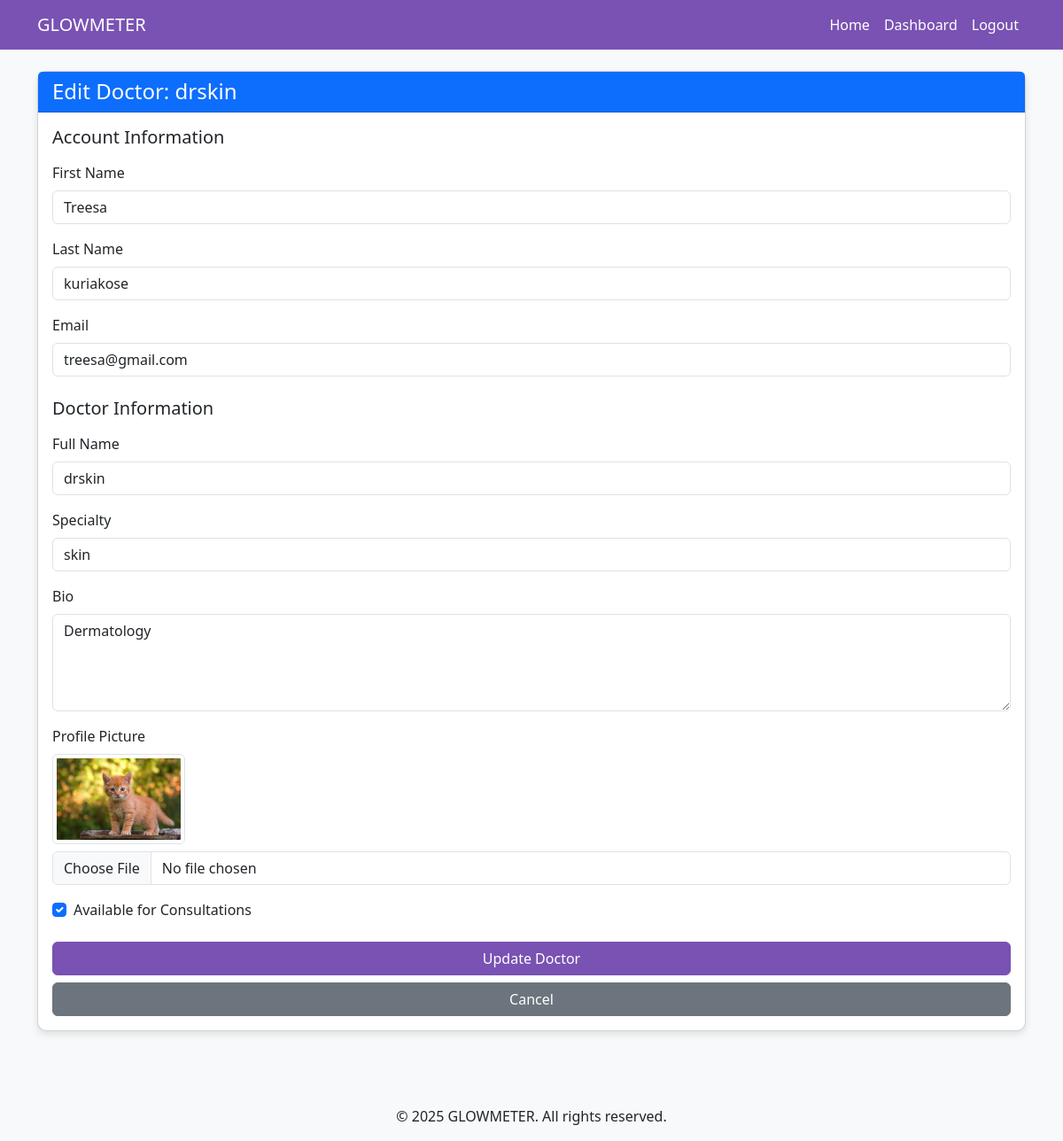
Screenshot of /edit-doctor/1/ (signed in) with the database file from the repository.
### glowmeter_app/models.py (models this page shows, shortened)
class Doctor(models.Model):
    user = models.OneToOneField(User, on_delete=models.CASCADE, related_name='doctor_profile')
    full_name = models.CharField(max_length=100)
    specialty = models.CharField(max_length=100)
    bio = models.TextField()
    profile_picture = models.ImageField(upload_to='doctors/', null=True, blank=True)
    is_available = models.BooleanField(default=True)

class User(AbstractBaseUser, PermissionsMixin):
    username = None
    email = models.EmailField(unique=True)
    first_name = models.CharField(max_length=30, blank=True)
    last_name = models.CharField(max_length=30, blank=True)
    profile_picture = models.ImageField(upload_to='admins/', null=True, blank=True)
    is_active = models.BooleanField(default=True)
    is_staff = models.BooleanField(default=False)
    is_doctor = models.BooleanField(default=False)
    is_admin = models.BooleanField(default=False)
    date_joined = models.DateTimeField(auto_now_add=True)
    USERNAME_FIELD = 'email'
    REQUIRED_FIELDS = []
    objects = UserManager()

### glowmeter_app/views.py (the view)
# urls.py: path('edit-doctor/<int:doctor_id>/', views.edit_doctor, name='edit_doctor'),
@login_required
@user_passes_test(lambda u: u.is_superuser)
def edit_doctor(request, doctor_id):
    doctor = get_object_or_404(Doctor, id=doctor_id)
    user = doctor.user
    if request.method == 'POST':
        user_form = UserForm(request.POST, instance=user)
        doctor_form = DoctorForm(request.POST, request.FILES, instance=doctor)
        if user_form.is_valid() and doctor_form.is_valid():
            user = user_form.save()
            doctor = doctor_form.save(commit=False)
            doctor.user = user
            if 'profile_picture' in request.FILES:
                doctor.profile_picture = request.FILES['profile_picture']
            doctor.save()
            messages.success(request, 'Doctor profile updated successfully.')
            return redirect('view_doctor', doctor_id=doctor.id)
        else:
            messages.error(request, 'Please correct the errors below.')
    else:
        user_form = UserForm(instance=user)
        doctor_form = DoctorForm(instance=doctor)
    return render(request, 'edit_doctor.html', {
        'user_form': user_form,
        'doctor_form': doctor_form,
        'doctor': doctor
    })

### glowmeter_app/views.py
class UserForm(forms.ModelForm):
    class Meta:
        model = User
        fields = ['first_name', 'last_name', 'email']
        widgets = {
            'first_name': forms.TextInput(attrs={'class': 'form-control'}),
            'last_name': forms.TextInput(attrs={'class': 'form-control'}),
            'email': forms.EmailInput(attrs={'class': 'form-control'}),
        }

class DoctorForm(forms.ModelForm):
    class Meta:
        model = Doctor
        fields = ('full_name', 'specialty', 'bio', 'profile_picture', 'is_available')
        widgets = {
            'full_name': forms.TextInput(attrs={'class': 'form-control'}),
            'specialty': forms.TextInput(attrs={'class': 'form-control'}),
            'bio': forms.Textarea(attrs={'class': 'form-control', 'rows': 4}),
            'profile_picture': forms.FileInput(attrs={'class': 'form-control'}),
            'is_available': forms.CheckboxInput(attrs={'class': 'form-check-input'}),
        }

### templates/edit_doctor.html (shortened to what this page needs)
{% extends 'base.html' %}
{% block content %}
<div class="container mt-4">
    <div class="row">
        <div class="col-12">
            <div class="card">
                <div class="card-header bg-primary text-white">
                    <h4 class="mb-0">Edit Doctor: {{ doctor.full_name }}</h4>
                </div>
                <div class="card-body">
                    <form method="post" enctype="multipart/form-data">
                        <h5 class="mb-3">Account Information</h5>
                        <div class="mb-4">
                            <div class="mb-3">
                                <label for="{{ user_form.first_name.id_for_label }}" class="form-label">First Name</label>
                                {{ user_form.first_name }}
                            </div>
                            <div class="mb-3">
                                <label for="{{ user_form.last_name.id_for_label }}" class="form-label">Last Name</label>
                                {{ user_form.last_name }}
                            </div>
                            <div class="mb-3">
                                <label for="{{ user_form.email.id_for_label }}" class="form-label">Email</label>
                                {{ user_form.email }}
                            </div>
                        </div>
                        <h5 class="mb-3">Doctor Information</h5>
                        <div class="mb-4">
                            <div class="mb-3">
                                <label for="{{ doctor_form.full_name.id_for_label }}" class="form-label">Full Name</label>
                                {{ doctor_form.full_name }}
                            </div>
                            <div class="mb-3">
                                <label for="{{ doctor_form.specialty.id_for_label }}" class="form-label">Specialty</label>
                                {{ doctor_form.specialty }}
                            </div>
                            <div class="mb-3">
                                <label for="{{ doctor_form.bio.id_for_label }}" class="form-label">Bio</label>
                                {{ doctor_form.bio }}
                            </div>
                            <div class="mb-3">
                                <label for="{{ doctor_form.profile_picture.id_for_label }}" class="form-label">Profile Picture</label>
                                {% if doctor.profile_picture %}
                                    <div class="mb-2">
                                        <img src="{{ doctor.profile_picture.url }}" alt="Current profile picture" class="img-thumbnail" style="max-width: 150px;">
                                    </div>
                                {% endif %}
                                {{ doctor_form.profile_picture }}
                            </div>
                            <div class="mb-3">
                                <div class="form-check">
                                    {{ doctor_form.is_available }}
                                    <label class="form-check-label" for="{{ doctor_form.is_available.id_for_label }}">
                                        Available for Consultations
                                    </label>
                                </div>
                            </div>
                        </div>
                        <div class="d-grid gap-2">
                            <button type="submit" class="btn btn-primary">Update Doctor</button>
                            <a href="{% url 'dashboard' %}" class="btn btn-secondary">Cancel</a>
                        </div>
                    </form>
                </div>
            </div>
        </div>
    </div>
</div>
{% endblock %}

### templates/base.html (style rules this page uses)
body { font-family: 'Segoe UI', Tahoma, Geneva, Verdana, sans-serif; background-color: #f8f9fa; }
.card { border-radius: 10px; box-shadow: 0 4px 8px rgba(0,0,0,0.1); margin-bottom: 20px; }
.btn-primary { background-color: #7952b3; border-color: #7952b3; }

### rows the page displays
Doctor: full_name "drskin", specialty "skin", bio "Dermatology", profile_picture (picture), is_available "☑"
User: first_name "Treesa", last_name "kuriakose", email "treesa@gmail.com"
